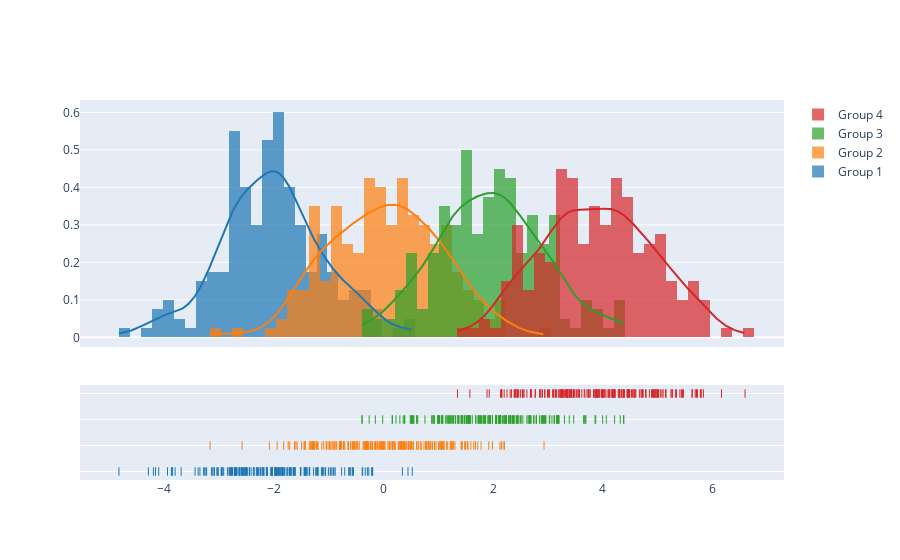

Notebook cell for this chart:
### Code cell
import plotly.figure_factory as ff

# Add histogram data
x1 = np.random.randn(200) - 2
x2 = np.random.randn(200)
x3 = np.random.randn(200) + 2
x4 = np.random.randn(200) + 4

# Group data together
hist_data = [x1, x2, x3, x4]

group_labels = ['Group 1', 'Group 2', 'Group 3', 'Group 4']

# Create distplot with custom bin_size
fig = ff.create_distplot(hist_data, group_labels, bin_size=.2)
fig.show()

### Figure 1 — Plotly figure (JSON) as saved in the notebook; plotly's stock layout.template omitted (floating-point values rounded to 4 significant figures; data arrays with more than 128 entries replaced by an {"elided": "..."} marker saying what was removed)
{"data": [{"autobinx": false, "histnorm": "probability density", "legendgroup": "Group 1", "marker": {"color": "rgb(31, 119, 180)"}, "name": "Group 1", "opacity": 0.7, "type": "histogram", "x": {"elided": "200 float values"}, "xaxis": "x", "xbins": {"end": 0.5268, "size": 0.2, "start": -4.818}, "yaxis": "y"}, {"autobinx": false, "histnorm": "probability density", "legendgroup": "Group 2", "marker": {"color": "rgb(255, 127, 14)"}, "name": "Group 2", "opacity": 0.7, "type": "histogram", "x": {"elided": "200 float values"}, "xaxis": "x", "xbins": {"end": 2.928, "size": 0.2, "start": -3.157}, "yaxis": "y"}, {"autobinx": false, "histnorm": "probability density", "legendgroup": "Group 3", "marker": {"color": "rgb(44, 160, 44)"}, "name": "Group 3", "opacity": 0.7, "type": "histogram", "x": {"elided": "200 float values"}, "xaxis": "x", "xbins": {"end": 4.383, "size": 0.2, "start": -0.39}, "yaxis": "y"}, {"autobinx": false, "histnorm": "probability density", "legendgroup": "Group 4", "marker": {"color": "rgb(214, 39, 40)"}, "name": "Group 4", "opacity": 0.7, "type": "histogram", "x": {"elided": "200 float values"}, "xaxis": "x", "xbins": {"end": 6.591, "size": 0.2, "start": 1.351}, "yaxis": "y"}, {"legendgroup": "Group 1", "marker": {"color": "rgb(31, 119, 180)"}, "mode": "lines", "name": "Group 1", "showlegend": false, "type": "scatter", "x": {"elided": "500 float values"}, "xaxis": "x", "y": {"elided": "500 float values"}, "yaxis": "y"}, {"legendgroup": "Group 2", "marker": {"color": "rgb(255, 127, 14)"}, "mode": "lines", "name": "Group 2", "showlegend": false, "type": "scatter", "x": {"elided": "500 float values"}, "xaxis": "x", "y": {"elided": "500 float values"}, "yaxis": "y"}, {"legendgroup": "Group 3", "marker": {"color": "rgb(44, 160, 44)"}, "mode": "lines", "name": "Group 3", "showlegend": false, "type": "scatter", "x": {"elided": "500 float values"}, "xaxis": "x", "y": {"elided": "500 float values"}, "yaxis": "y"}, {"legendgroup": "Group 4", "marker": {"color": "rgb(214, 39, 40)"}, "mode": "lines", "name": "Group 4", "showlegend": false, "type": "scatter", "x": {"elided": "500 float values"}, "xaxis": "x", "y": {"elided": "500 float values"}, "yaxis": "y"}, {"legendgroup": "Group 1", "marker": {"color": "rgb(31, 119, 180)", "symbol": "line-ns-open"}, "mode": "markers", "name": "Group 1", "showlegend": false, "type": "scatter", "x": {"elided": "200 float values"}, "xaxis": "x", "y": {"elided": "200 str values"}, "yaxis": "y2"}, {"legendgroup": "Group 2", "marker": {"color": "rgb(255, 127, 14)", "symbol": "line-ns-open"}, "mode": "markers", "name": "Group 2", "showlegend": false, "type": "scatter", "x": {"elided": "200 float values"}, "xaxis": "x", "y": {"elided": "200 str values"}, "yaxis": "y2"}, {"legendgroup": "Group 3", "marker": {"color": "rgb(44, 160, 44)", "symbol": "line-ns-open"}, "mode": "markers", "name": "Group 3", "showlegend": false, "type": "scatter", "x": {"elided": "200 float values"}, "xaxis": "x", "y": {"elided": "200 str values"}, "yaxis": "y2"}, {"legendgroup": "Group 4", "marker": {"color": "rgb(214, 39, 40)", "symbol": "line-ns-open"}, "mode": "markers", "name": "Group 4", "showlegend": false, "type": "scatter", "x": {"elided": "200 float values"}, "xaxis": "x", "y": {"elided": "200 str values"}, "yaxis": "y2"}], "layout": {"barmode": "overlay", "hovermode": "closest", "legend": {"traceorder": "reversed"}, "xaxis": {"anchor": "y2", "domain": [0.0, 1.0], "zeroline": false}, "yaxis": {"anchor": "free", "domain": [0.35, 1], "position": 0.0}, "yaxis2": {"anchor": "x", "domain": [0, 0.25], "dtick": 1, "showticklabels": false}}}
